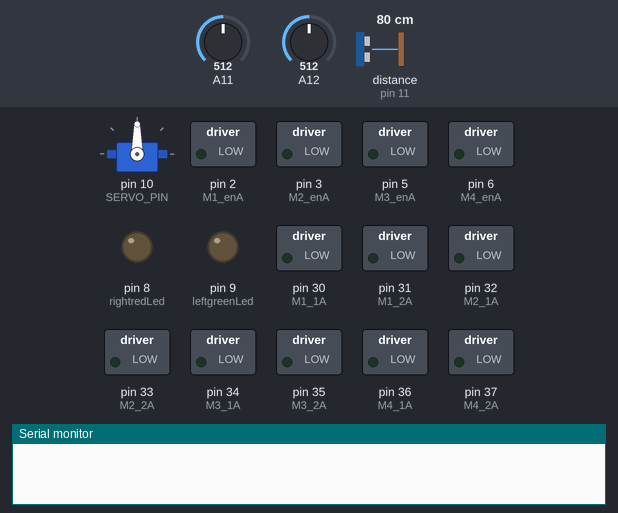
Simulated run of this sketch. Board: Arduino Mega 2560, built with avr-gcc and run on an emulated ATmega2560. Parts: servo, switched loads named in the sketch (green lamp = pin HIGH), output pins drawn as LEDs (lit = HIGH), the last lines printed to the serial monitor. Wiring (inferred from the names in the program): ultrasonic range finder: trigger pin 12; echo pin 11. The test bench sets the inputs (shaded band); at power-on: distance to the obstacle (sensor on pin 11) 80 cm, A11 = 512, A12 = 512. The echo pulse lasts 58.3 µs per cm; pins used as bus, display or sensor lines are not drawn.

Above: at 0.1 s.
At 1.7 s:
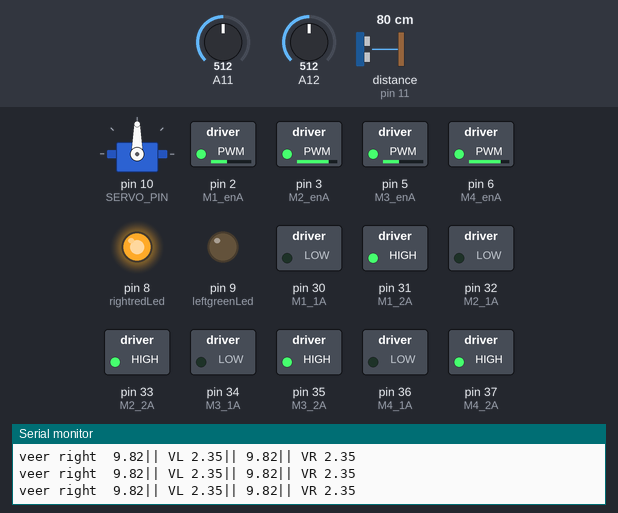
1.8 s: distance to the obstacle (sensor on pin 11) set to 53 cm
4.8 s: distance to the obstacle (sensor on pin 11) set to 48 cm
At 5.8 s:
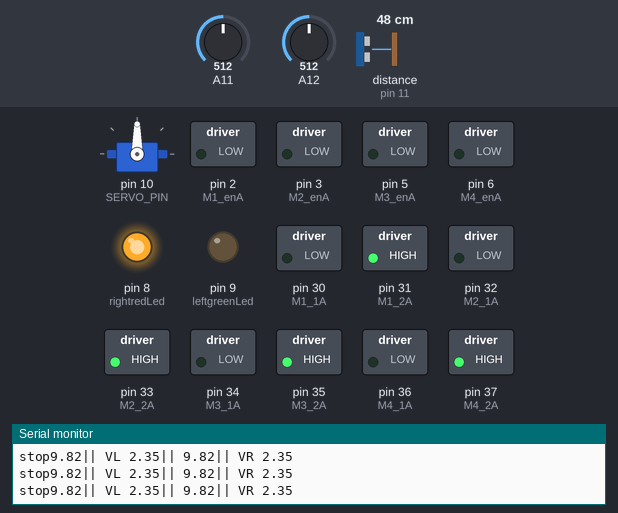
6.3 s: A11 set to 494
9.3 s: A12 set to 496
Timing chart, 0 to 12.3 s (numbered marks = the images above; inputs shaded):
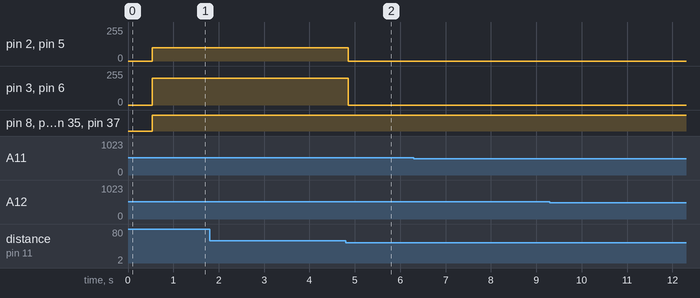

Measured:
- the behaviour switches between 51 and 50 cm on distance to the obstacle (sensor on pin 11) (found by bisection; images 1 and 2)
- after the input at 4.8 s, pin 2 (M1_enA), pin 5 (M3_enA): 100/255 → 0/255 after 0.06 s; pin 3 (M2_enA), pin 6 (M4_enA): 200/255 → 0/255 after 0.06 s

The sketch:

IR_Ultrasonic_RobotControl.ino.ino
```cpp
// Huruy Huruy
// Apr 5

#include <SharpIR.h>   // Library for Sharp IR distance sensors
#include <Servo.h>     // Library for controlling servo motors

// Variables for ultrasonic sensor
long duration;
float duration_f;
float distance_cm;

// Servo pin configuration
#define SERVO_PIN 10
#define MAX_DISTANCE 200   // Max ultrasonic range in cm
#define STOP_DISTANCE 50   // Stop threshold distance in cm

Servo myservo;   // Create servo object

// LED pins for indicators
const int leftgreenLed = 9;
const int rightredLed  = 8;

// Ultrasonic sensor pins
const int trigPin = 12;
const int echoPin = 11; // pins can be changed

// Motor driver pins (for 4 motors)
int M1_enA = 2;
int M1_1A  = 30;
int M1_2A  = 31;
int M2_enA = 3;
int M2_1A  = 32;
int M2_2A  = 33;
int M3_enA = 5;
int M3_1A  = 34;
int M3_2A  = 35;
int M4_enA = 6;
int M4_1A  = 36;
int M4_2A  = 37;

int pos;           // Servo position (not actively used yet)
int previous_pos;  // To track last servo position

// State flags
bool obstacleDetected = false;
bool initialScanDone  = false;

void setup() {
  Serial.begin(9600);       // Start serial monitor for debugging
  pinMode(trigPin, OUTPUT); // Ultrasonic trigger pin
  pinMode(echoPin, INPUT);  // Ultrasonic echo pin

  myservo.attach(SERVO_PIN); // Attach servo to pin 10
  delay(500);

  // Configure motor driver pins
  pinMode(M1_enA, OUTPUT); pinMode(M1_1A, OUTPUT); pinMode(M1_2A, OUTPUT);
  pinMode(M2_enA, OUTPUT); pinMode(M2_1A, OUTPUT); pinMode(M2_2A, OUTPUT);
  pinMode(M3_enA, OUTPUT); pinMode(M3_1A, OUTPUT); pinMode(M3_2A, OUTPUT);
  pinMode(M4_enA, OUTPUT); pinMode(M4_1A, OUTPUT); pinMode(M4_2A, OUTPUT);

  // Configure LEDs
  pinMode(leftgreenLed, OUTPUT);
  pinMode(rightredLed, OUTPUT);
}

void loop() {
  // Read left and right Sharp IR sensors
  int A15Int = analogRead(A11);
  int A14Int = analogRead(A12);

  // Calculate distances from IR sensors (empirical formula for Sharp IR)
  float Supply = 4.7; // measured supply voltage for accuracy
  float Left_IR_Volts  = A15Int / 1023.0 * Supply;
  float distanceL      = 27.109 * pow(Left_IR_Volts, -1.187);

  float Right_IR_Volts = A14Int / 1023.0 * Supply;
  float distanceR      = 27.109 * pow(Right_IR_Volts, -1.187);

  // Ultrasonic distance measurement
  digitalWrite(trigPin, LOW);
  delayMicroseconds(2);
  digitalWrite(trigPin, HIGH); // 10 µs pulse
  delayMicroseconds(10);
  digitalWrite(trigPin, LOW);

  duration    = pulseIn(echoPin, HIGH);         // Measure echo return time
  duration_f  = duration * 1.0;                 // Convert to float
  distance_cm = duration * 0.0343 / 2;          // Convert to cm

  // Debugging output
  Serial.print(distanceL);
  Serial.print("|| VL ");
  Serial.print(Left_IR_Volts);
  Serial.print("|| ");
  Serial.print(distanceR);
  Serial.print("|| VR ");
  Serial.println(Right_IR_Volts);
  delay(30);

  // Obstacle avoidance logic
  if (distance_cm < STOP_DISTANCE) {
    // Too close to obstacle → stop
    Serial.print("stop");
    stop();
  }
  else if (distanceL < 12 && distance_cm > STOP_DISTANCE) {
    // Object detected on left → veer right
    Serial.print("veer right  ");
    Veer_Left();
  }
  else if (distanceR < 12 && distance_cm > STOP_DISTANCE) {
    // Object detected on right → veer left
    Serial.print("veer left   ");
    Veer_right();
  }
  else if (distanceR > 12 && distanceL > 12 && distance_cm > STOP_DISTANCE) {
    // Clear path → go forward
    Serial.print("straight   ");
    forward();
  }
}

// ---- Motor Control Functions ----

// Stop all motors
void stop(){
  analogWrite(2, 0);
  analogWrite(3, 0);
  analogWrite(5, 0);
  analogWrite(6, 0);
}

// Veer left function
void Veer_Left(){
  analogWrite(2, 100); analogWrite(3, 200);
  analogWrite(5, 100); analogWrite(6, 200);

  digitalWrite(M1_1A, LOW); digitalWrite(M1_2A, HIGH);
  digitalWrite(M2_1A, LOW); digitalWrite(M2_2A, HIGH);
  digitalWrite(M3_1A, LOW); digitalWrite(M3_2A, HIGH);
  digitalWrite(M4_1A, LOW); digitalWrite(M4_2A, HIGH);

  digitalWrite(rightredLed, HIGH);   // Right LED ON
  digitalWrite(leftgreenLed, LOW);   // Left LED OFF
}

// Veer right function
void Veer_right(){
  analogWrite(2, 200); analogWrite(3, 100);
  analogWrite(5, 200); analogWrite(6, 100);

  digitalWrite(M1_1A, LOW); digitalWrite(M1_2A, HIGH);
  digitalWrite(M2_1A, LOW); digitalWrite(M2_2A, HIGH);
  digitalWrite(M3_1A, LOW); digitalWrite(M3_2A, HIGH);
  digitalWrite(M4_1A, LOW); digitalWrite(M4_2A, HIGH);

  digitalWrite(leftgreenLed, HIGH);  // Left LED ON
  digitalWrite(rightredLed, LOW);    // Right LED OFF
}

// Move forward function
void forward(){
  analogWrite(2, 200); analogWrite(3, 200);
  analogWrite(5, 200); analogWrite(6, 200);

  digitalWrite(M1_1A, LOW); digitalWrite(M1_2A, HIGH);
  digitalWrite(M2_1A, LOW); digitalWrite(M2_2A, HIGH);
  digitalWrite(M3_1A, LOW); digitalWrite(M3_2A, HIGH);
  digitalWrite(M4_1A, LOW); digitalWrite(M4_2A, HIGH);

  digitalWrite(leftgreenLed, LOW);   // Both LEDs OFF
  digitalWrite(rightredLed, LOW);
}
```
